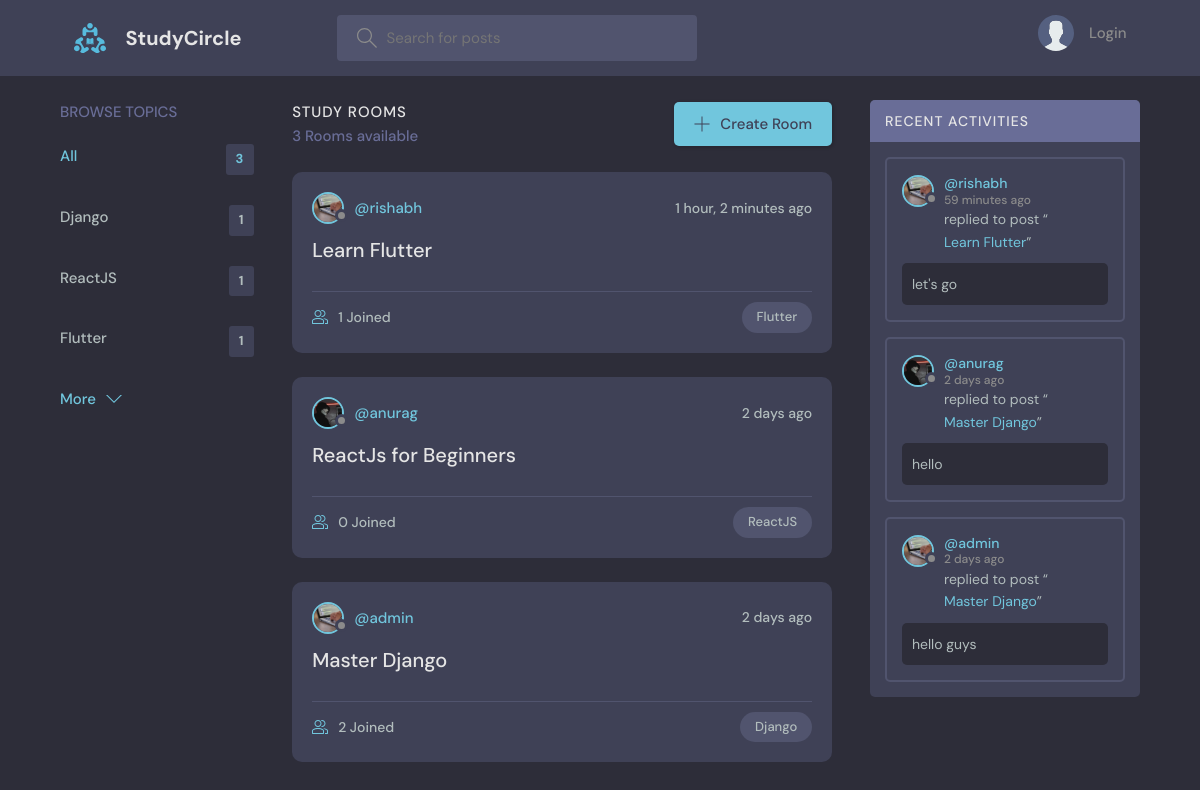
The page / on the database its author committed.
### base/models.py (models this page shows, shortened)
class Topic(models.Model):
    name = models.CharField(max_length=200)

class Room(models.Model):
    host = models.ForeignKey(User, on_delete=models.SET_NULL, null=True)
    topic = models.ForeignKey(Topic, on_delete=models.SET_NULL, null=True)
    name = models.CharField(max_length=200)
    description = models.TextField(null=True, blank=True)
    participants = models.ManyToManyField(
        User, related_name='participants', blank=True)
    updated = models.DateTimeField(auto_now=True)
    created = models.DateTimeField(auto_now_add=True)
    class Meta:
        ordering = ['-updated', '-created']
    def __str__(self):
        return self.name

class User(AbstractUser):
    name = models.CharField(max_length=200, null=True)
    email = models.EmailField(unique=True, null=True)
    bio = models.TextField(null=True)
    avatar = models.ImageField(null=True, default="avatar.svg")
    USERNAME_FIELD = 'email'
    REQUIRED_FIELDS = ['username']

class Message(models.Model):
    user = models.ForeignKey(User, on_delete=models.CASCADE)
    room = models.ForeignKey(Room, on_delete=models.CASCADE)
    body = models.TextField()
    updated = models.DateTimeField(auto_now=True)
    created = models.DateTimeField(auto_now_add=True)
    class Meta:
        ordering = ['-updated', '-created']

### base/views.py (the view)
# urls.py: path('', views.home, name="home"),
def home(request):
    q = request.GET.get('q') if request.GET.get('q') != None else ''
    rooms = Room.objects.filter(
        Q(topic__name__icontains=q) |
        Q(name__icontains=q) |
        Q(description__icontains=q)
    )
    topics = Topic.objects.all()[0:5]
    room_count = rooms.count()
    room_messages = Message.objects.filter(
        Q(room__topic__name__icontains=q))[0:3]
    context = {'rooms': rooms, 'topics': topics,
               'room_count': room_count, 'room_messages': room_messages}
    return render(request, 'base/home.html', context)

### base/templates/base/home.html (shortened to what this page needs)
{% extends 'main.html' %}
{% block content %}
<main class="layout layout--3">
  <div class="container">
    {% include 'base/topics_component.html' %}
    <div class="roomList">
      <div class="roomList__header">
        <div>
          <h2>Study Rooms</h2>
          <p>{{room_count}} Rooms available</p>
        </div>
        <a class="btn btn--main" href="{% url 'create-room' %}">
          <svg version="1.1" xmlns="http://www.w3.org/2000/svg" width="32" height="32" viewBox="0 0 32 32">
            <title>add</title>
            <path
              d="M16.943 0.943h-1.885v14.115h-14.115v1.885h14.115v14.115h1.885v-14.115h14.115v-1.885h-14.115v-14.115z">
            </path>
          </svg>
          Create Room
        </a>
      </div>
      {% include 'base/feed_component.html' %}
    </div>
    {% include 'base/activity_component.html' %}
  </div>
</main>
{% endblock %}

### base/templates/base/topics_component.html
<div class="topics">
    <div class="topics__header">
        <h2>Browse Topics</h2>
    </div>
    <ul class="topics__list">
        <li>
            <a href="{% url 'home' %}" class="active">All <span>{{topics.count}}</span></a>
        </li>
        {% for topic in topics %}
        <li>
            <a href="{% url 'home' %}?q={{topic.name}}">{{topic.name}}<span>{{topic.room_set.all.count}}</span></a>
        </li>
        {% endfor %}
    </ul>
    <a class="btn btn--link" href="{% url 'topics' %}">
        More
        <svg version="1.1" xmlns="http://www.w3.org/2000/svg" width="32" height="32" viewBox="0 0 32 32">
            <title>chevron-down</title>
            <path d="M16 21l-13-13h-3l16 16 16-16h-3l-13 13z"></path>
        </svg>
    </a>
</div>

### base/templates/base/feed_component.html (shortened to what this page needs)
{% for room in rooms %}
<div class="roomListRoom">
    <div class="roomListRoom__header">
        <a href="{% url 'user-profile' room.host.id %}" class="roomListRoom__author">
            <div class="avatar avatar--small">
                <img src="{{room.host.avatar.url}}" />
            </div>
            <span>@{{room.host.username}}</span>
        </a>
        <div class="roomListRoom__actions">
            <span>{{room.created|timesince}} ago</span>
        </div>
    </div>
    <div class="roomListRoom__content">
        <a href="{% url 'room' room.id %}">{{room.name}}</a>
    </div>
    <div class="roomListRoom__meta">
        <a href="{% url 'room' room.id %}" class="roomListRoom__joined">
            {{room.participants.all.count}} Joined
        </a>
        <p class="roomListRoom__topic">{{room.topic.name}}</p>
    </div>
</div>
{% endfor %}

### base/templates/base/activity_component.html (shortened to what this page needs)
<div class="activities">
    <div class="activities__header">
        <h2>Recent Activities</h2>
    </div>
    {% for message in room_messages %}
    <div class="activities__box">
        <div class="activities__boxHeader roomListRoom__header">
            <a href="{% url 'user-profile' message.user.id %}" class="roomListRoom__author">
                <div class="avatar avatar--small">
                    <img src="{{message.user.avatar.url}}" />
                </div>
                <p>
                    @{{message.user.username}}
                    <span>{{message.created|timesince}} ago</span>
                </p>
            </a>
        </div>
        <div class="activities__boxContent">
            <p>replied to post “<a href="{% url 'room' message.room.id %}">{{message.room}}</a>”</p>
            <div class="activities__boxRoomContent">{{message.body}}</div>
        </div>
    </div>
    {% endfor %}
</div>

### rows shown on the page
Topic: name "Django", room_set.all.count "1"
Topic: name "ReactJS", room_set.all.count "1"
Topic: name "Flutter", room_set.all.count "1"
Room: host.avatar (picture), host.username "rishabh", created "1 hour, 2 minutes", name "Learn Flutter", participants.all.count "1", topic.name "Flutter"
Room: host.avatar (picture), host.username "anurag", created "2 days", name "ReactJs for Beginners", participants.all.count "0", topic.name "ReactJS"
Room: host.avatar (picture), host.username "admin", created "2 days", name "Master Django", participants.all.count "2", topic.name "Django"
Message: user.avatar (picture), user.username "rishabh", created "59 minutes", room "Learn Flutter", body "let's go"
Message: user.avatar (picture), user.username "anurag", created "2 days", room "Master Django", body "hello"
Message: user.avatar (picture), user.username "admin", created "2 days", room "Master Django", body "hello guys"

### other values the page prints
{{ topics.count }} "3"
{{ room_count }} "3"
